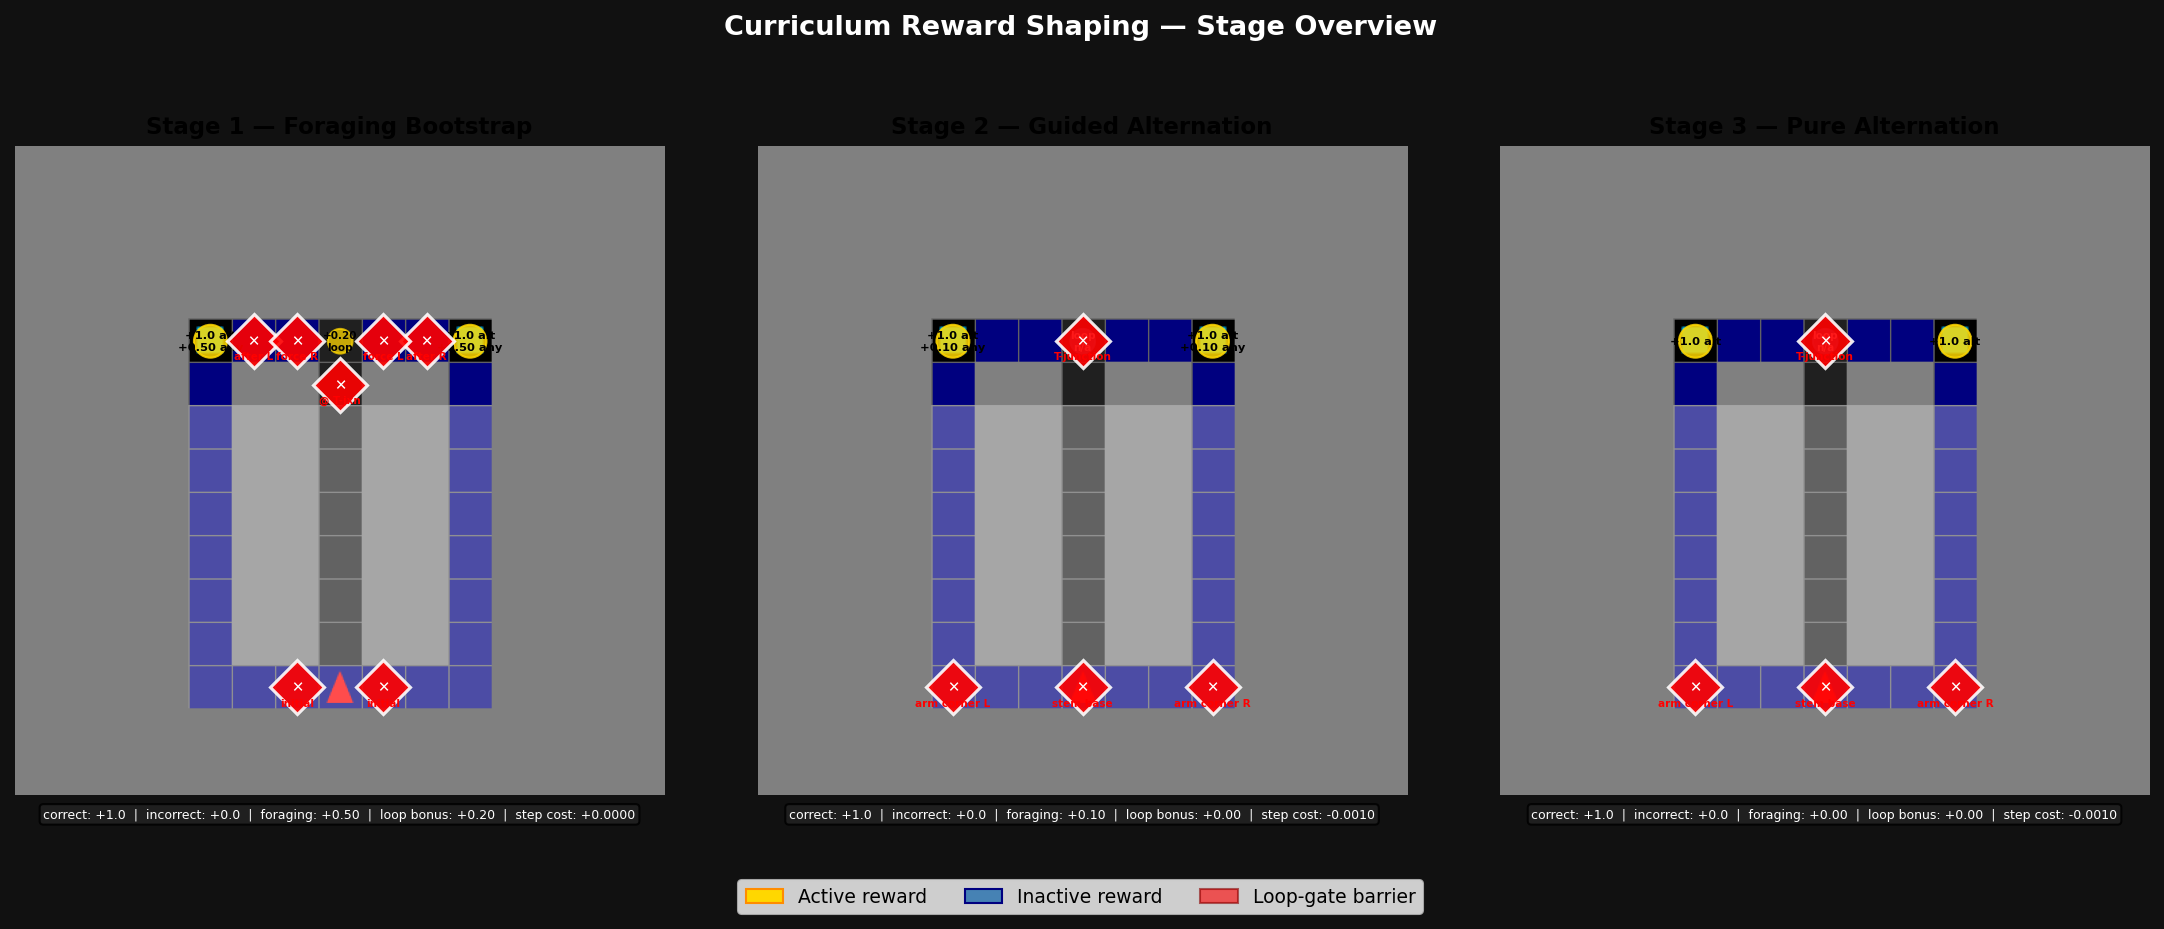

This figure's Python source:
"""
stage_diagrams.py
Three static side-by-side diagrams showing reward locations and barriers
for each curriculum stage.

Legend:
  Yellow circle  = active reward location (fires this stage)
  Blue circle    = reward location exists but inactive this stage
  Red diamond    = loop-gate barrier checkpoint
"""

import numpy as np
import matplotlib.pyplot as plt
import matplotlib.patches as mpatches
from matplotlib.lines import Line2D

from figure8_maze_env import Figure8TMazeEnv
from train import STAGE_CONFIGS
from constants import (
    STEM_X, STEM_TOP, STEM_BOTTOM,
    LEFT_RETURN_X, RIGHT_RETURN_X,
    LEFT_WELL_LOC, RIGHT_WELL_LOC,
    MAZE_SIZE,
)

TILE = 480 / MAZE_SIZE   # pixels per grid cell (= 32.0)


def cell_center(gx, gy):
    """Grid cell → pixel center (x, y) in image coords."""
    return (gx + 0.5) * TILE, (gy + 0.5) * TILE


# ── Reward locations and barrier checkpoints ────────────────────────────────

WELL_LOCATIONS = [
    (LEFT_WELL_LOC,  "left well"),
    (RIGHT_WELL_LOC, "right well"),
]

T_JUNCTION = (STEM_X, STEM_TOP)

# Barriers per stage — list of ((gx,gy), label)
BARRIERS_BY_STAGE = {
    1: [
        ((STEM_X - 1, STEM_BOTTOM),        "initial"),   # (6,12)
        ((STEM_X + 1, STEM_BOTTOM),        "initial"),   # (8,12)
        ((STEM_X,     STEM_TOP + 1),       "@ T-jxn"),   # (7,5)
        ((LEFT_RETURN_X + 1, STEM_TOP),    "after L"),   # (5,4)
        ((RIGHT_RETURN_X - 1, STEM_TOP),   "after R"),   # (9,4)
        ((STEM_X - 1, STEM_TOP),           "force R"),   # (6,4)
        ((STEM_X + 1, STEM_TOP),           "force L"),   # (8,4)
    ],
    2: [
        ((LEFT_RETURN_X,  STEM_BOTTOM), "arm corner L"),
        ((RIGHT_RETURN_X, STEM_BOTTOM), "arm corner R"),
        ((STEM_X,         STEM_BOTTOM), "stem base"),
        (T_JUNCTION,                    "T-junction"),
    ],
    3: [
        ((LEFT_RETURN_X,  STEM_BOTTOM), "arm corner L"),
        ((RIGHT_RETURN_X, STEM_BOTTOM), "arm corner R"),
        ((STEM_X,         STEM_BOTTOM), "stem base"),
        (T_JUNCTION,                    "T-junction"),
    ],
}


def draw_stage(ax, env, stage_num):
    cfg = STAGE_CONFIGS[stage_num]

    # ── Maze background ──────────────────────────────────────────────────────
    env.reset()
    frame = env.render()
    ax.imshow(frame, origin="upper")
    ax.set_axis_off()

    stage_titles = {
        1: "Stage 1 — Foraging Bootstrap",
        2: "Stage 2 — Guided Alternation",
        3: "Stage 3 — Pure Alternation",
    }
    ax.set_title(stage_titles[stage_num], fontsize=11, fontweight="bold", pad=6)

    r = TILE * 0.38   # circle radius in pixels

    # ── Wells ────────────────────────────────────────────────────────────────
    for (gx, gy), name in WELL_LOCATIONS:
        px, py = cell_center(gx, gy)

        # Correct alternation reward is always active (+1.0 in every stage)
        # Foraging bonus adds on top in stages 1/2
        foraging = cfg["foraging_reward"]
        is_foraging_active = foraging > 0

        # Main circle — yellow (always active for alternation)
        circle = plt.Circle((px, py), r, color="gold", alpha=0.85, zorder=3)
        ax.add_patch(circle)
        ax.add_patch(plt.Circle((px, py), r, color="none",
                                edgecolor="darkorange", linewidth=1.5, zorder=4))

        # Reward labels
        label_lines = [f"+{cfg['correct_reward']:.1f} alt"]
        if is_foraging_active:
            label_lines.append(f"+{foraging:.2f} any")
        ax.text(px, py, "\n".join(label_lines),
                ha="center", va="center", fontsize=5.5,
                fontweight="bold", color="black", zorder=5)

    # ── Loop-bonus marker at T-junction (yellow if active, blue if not) ──────
    loop_bonus = cfg["loop_bonus"]
    tjx, tjy = cell_center(*T_JUNCTION)

    if loop_bonus > 0:
        bonus_color, text_color, edge_color = "gold", "black", "darkorange"
        bonus_label = f"+{loop_bonus:.2f}\nloop"
    else:
        bonus_color, text_color, edge_color = "steelblue", "white", "navy"
        bonus_label = "loop\nn/a"

    bonus_circle = plt.Circle((tjx, tjy), r * 0.75,
                               color=bonus_color, alpha=0.75, zorder=3)
    ax.add_patch(bonus_circle)
    ax.add_patch(plt.Circle((tjx, tjy), r * 0.75, color="none",
                             edgecolor=edge_color, linewidth=1.5, zorder=4))
    ax.text(tjx, tjy, bonus_label,
            ha="center", va="center", fontsize=5, color=text_color,
            fontweight="bold", zorder=5)

    # ── Barrier checkpoints (red diamonds) ──────────────────────────────────
    for (gx, gy), label in BARRIERS_BY_STAGE[stage_num]:
        px, py = cell_center(gx, gy)
        ax.plot(px, py, marker="D", markersize=18,
                color="red", markeredgecolor="white",
                markeredgewidth=1.5, zorder=6, alpha=0.9)
        ax.text(px, py, "✕", ha="center", va="center",
                fontsize=7, color="white", fontweight="bold", zorder=7)
        ax.text(px, py + r * 1.25, label,
                ha="center", va="bottom", fontsize=5,
                color="red", fontweight="bold", zorder=7)

    # ── Reward table (bottom annotation) ─────────────────────────────────────
    table_lines = [
        f"correct: +{cfg['correct_reward']:.1f}",
        f"incorrect: {cfg['incorrect_reward']:+.1f}",
        f"foraging: +{cfg['foraging_reward']:.2f}",
        f"loop bonus: +{cfg['loop_bonus']:.2f}",
        f"step cost: {cfg['step_cost']:+.4f}",
    ]
    ax.text(0.5, -0.02, "  |  ".join(table_lines),
            transform=ax.transAxes, ha="center", va="top",
            fontsize=6, color="white",
            bbox=dict(boxstyle="round,pad=0.3", facecolor="#222", alpha=0.85))


# ── Main ─────────────────────────────────────────────────────────────────────

env = Figure8TMazeEnv(render_mode="rgb_array")

fig, axes = plt.subplots(1, 3, figsize=(15, 6))
fig.patch.set_facecolor("#111")

for i, ax in enumerate(axes, start=1):
    draw_stage(ax, env, i)

env.close()

# Legend
legend_elements = [
    mpatches.Patch(facecolor="gold", edgecolor="darkorange", label="Active reward"),
    mpatches.Patch(facecolor="steelblue", edgecolor="navy", label="Inactive reward"),
    mpatches.Patch(facecolor="red", edgecolor="darkred", alpha=0.6, label="Loop-gate barrier"),
]
fig.legend(handles=legend_elements, loc="lower center", ncol=3,
           fontsize=9, framealpha=0.8,
           bbox_to_anchor=(0.5, 0.0))

plt.suptitle("Curriculum Reward Shaping — Stage Overview",
             fontsize=13, fontweight="bold", color="white", y=1.01)
plt.tight_layout(rect=[0, 0.06, 1, 1])
plt.savefig("stage_diagrams.png", dpi=150, bbox_inches="tight",
            facecolor="#111")
plt.close()
print("Saved: stage_diagrams.png")
